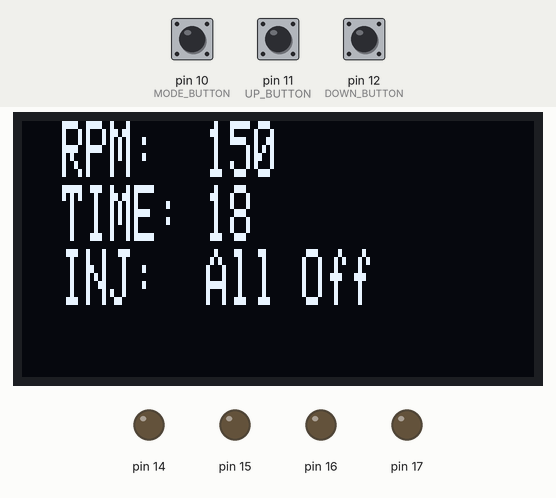
Recording of a sketch running on a simulated Arduino Uno, built with avr-gcc and run on an emulated ATmega328P. Shown: 128×64 one-colour display, output pins drawn as LEDs (lit = HIGH). Inputs (shaded band) come from the test bench; at power-on: pin 10 (MODE_BUTTON) HIGH, pin 11 (UP_BUTTON) HIGH, pin 12 (DOWN_BUTTON) HIGH.

Above: at 1.2 s.
1.3 s: pin 10 (MODE_BUTTON) pulled LOW for 0.15 s
3.0 s: pin 11 (UP_BUTTON) pulled LOW for 0.15 s
At 3.9 s:
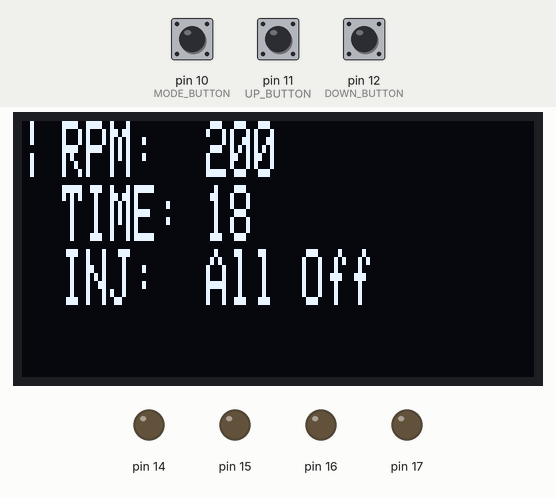
4.7 s: pin 10 (MODE_BUTTON) pulled LOW for 0.15 s
At 6.1 s:
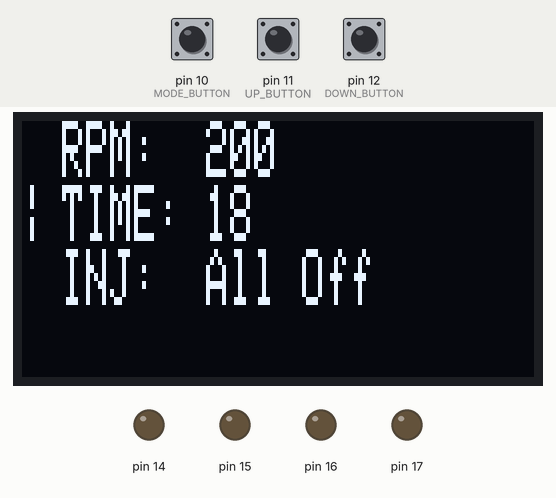
6.4 s: pin 12 (DOWN_BUTTON) pulled LOW for 0.15 s
At 7.7 s:
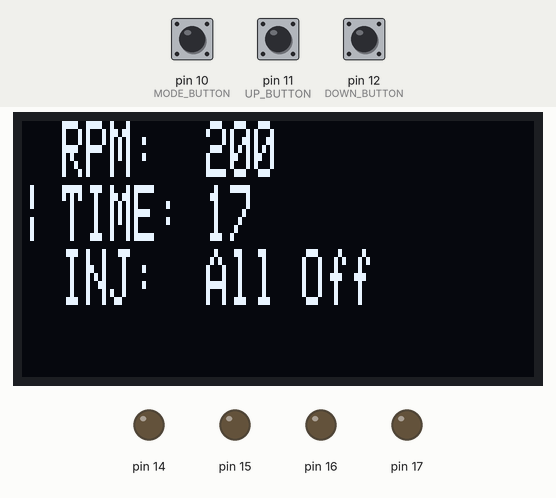
8.1 s: pin 12 (DOWN_BUTTON) pulled LOW for 0.15 s
At 9.0 s:
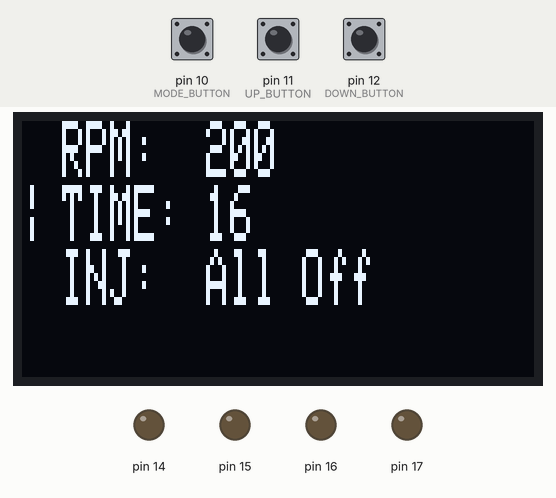
9.8 s: pin 10 (MODE_BUTTON) pulsed LOW 2 times (0.12 s each, 0.3 s apart)
At 10.16 s:
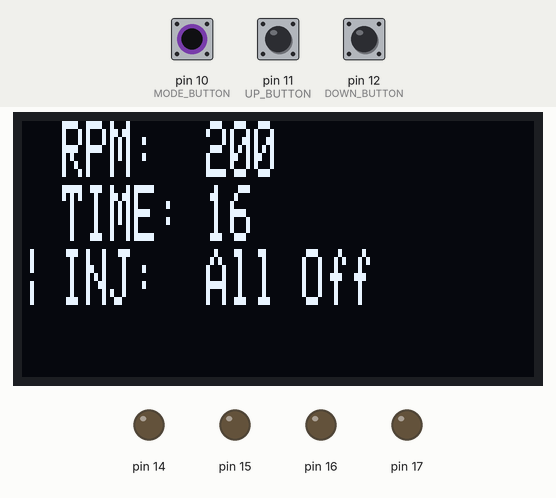
Timing chart, 0 to 12.8 s (numbered marks = the images above; inputs shaded):
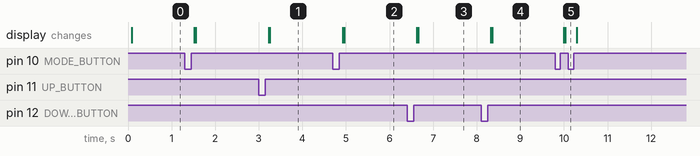

Measured:
- after the input at 3.0 s, the display: first changes after 0.23 s (image 1 shows a later state)
- after the input at 4.7 s, the display: first changes after 0.23 s (image 2 shows a later state)
- after the input at 6.4 s, the display: first changes after 0.23 s (image 3 shows a later state)
- after the input at 8.1 s, the display: first changes after 0.23 s (image 4 shows a later state)
- after the input at 9.8 s, the display: first changes after 0.20 s (image 5 shows a later state)

The sketch:

ForsunkiOled.ino
```cpp
#include "OneButton.h"
#include "Adafruit_GFX.h"
#include "Adafruit_SSD1306.h"
#include "Injector.h"


#define MODE_BUTTON 10
#define UP_BUTTON 11
#define DOWN_BUTTON 12

#define INJECTOR1 14
#define INJECTOR2 15
#define INJECTOR3 16
#define INJECTOR4 17

#define ALL_MODE 0
#define I1_MODE 1
#define I2_MODE 2
#define I3_MODE 3
#define I4_MODE 4

#define NO_SELECTION_MODE 0
#define RPM_MODE 1
#define TIME_MODE 2
#define INJ_MODE 3

#define MIN_INJ_TIME 3

OneButton buttonMode(MODE_BUTTON, true, true);
OneButton buttonUp(UP_BUTTON, true, true);
OneButton buttonDown(DOWN_BUTTON, true, true);
Adafruit_SSD1306 lcd(128, 64, &Wire, -1); // указываем размер экрана в пикселях

unsigned long startTime = millis();
int rpm = 150;
int injectionTime = 18;

Injector injector1(INJECTOR1, 0, rpm, injectionTime, startTime);
Injector injector2(INJECTOR2, 1, rpm, injectionTime, startTime);
Injector injector3(INJECTOR3, 2, rpm, injectionTime, startTime);
Injector injector4(INJECTOR4, 3, rpm, injectionTime, startTime);

int rpmDelta = 50;
int rpmDeltaMin = 10;

int injectionTimeDelta = 1;

int currentSelectMode = NO_SELECTION_MODE;
int currentInjMode = ALL_MODE;

bool isOn = false;

bool isDataDisplayed = false;

void setup() {
  Serial.begin(115200);
  //Serial.println("One Button Example with polling.");

  lcd.begin(SSD1306_SWITCHCAPVCC, 0x3C);
  // Print a message to the LCD.
  lcd.clearDisplay();
  lcd.setTextSize(1, 2);
  lcd.setTextColor(SSD1306_WHITE); // указываем цвет надписи
  lcd.display();

  buttonMode.attachClick(handleModeClick);
  buttonUp.attachClick(handleUpClick);
  buttonDown.attachClick(handleDownClick);
}

void loop() {

  buttonMode.tick();
  if(currentSelectMode != 0)
  {
    buttonUp.tick();
    buttonDown.tick();
  }

  unsigned long time = millis();

  injector1.process(time);
  injector2.process(time);
  injector3.process(time);
  injector4.process(time);

  displayData();
}

void handleModeClick()
{
  currentSelectMode = ++currentSelectMode % 4;
  isDataDisplayed = false;
}

void handleUpClick()
{
  if(currentSelectMode == NO_SELECTION_MODE)
  {
    return;
  }
  if(currentSelectMode == RPM_MODE)
  {
    if((rpm + rpmDeltaMin) <= rpmDelta)
    {
      rpm += rpmDeltaMin;
    }
    else
    {
      rpm += rpmDelta;
    }

    setRpm();
  }
  else if(currentSelectMode == TIME_MODE)
  {
    injectionTime += injectionTimeDelta;
    setInjectionTime();
  }
  else if(currentSelectMode == INJ_MODE)
  {
    currentInjMode = ++currentInjMode % 5;
  }
  isDataDisplayed = false;
}

void handleDownClick()
{
  if(currentSelectMode == NO_SELECTION_MODE)
  {
    return;
  }
  if(currentSelectMode == RPM_MODE)
  {
    if(rpm > rpmDelta)
    {
      rpm  -= rpmDelta;
      setRpm();
    }
    else if(rpm > rpmDeltaMin)
    {
      rpm  -= rpmDeltaMin;
      setRpm();
    }
  }
  else if(currentSelectMode == TIME_MODE)
  {
    if(injectionTime > MIN_INJ_TIME)
    {
      injectionTime -= injectionTimeDelta;
      setInjectionTime();
    }
  }
  else if(currentSelectMode == INJ_MODE)
  {
    setInjectionMode();
  }
  isDataDisplayed = false;
}

void setRpm()
{
  injector1.setRpm(rpm);
  injector2.setRpm(rpm);
  injector3.setRpm(rpm);
  injector4.setRpm(rpm);
}

void setInjectionTime()
{
  injector1.setInjectionTime(injectionTime);
  injector2.setInjectionTime(injectionTime);
  injector3.setInjectionTime(injectionTime);
  injector4.setInjectionTime(injectionTime);
}

void setInjectionMode()
{
  switch(currentInjMode)
  {
    case ALL_MODE:
      if(isOn)
      {
        turnOff();
      }
      else
      {
        turnOn();
      }
      break;
    case I1_MODE:
      switchInjector1();
      break;
    case I2_MODE:
      switchInjector2();
      break;
    case I3_MODE:
      switchInjector3();
      break;
    case I4_MODE:
      switchInjector4();
      break;
  }
}

void turnOn()
{
    isOn = true;
    injector1.setOn();
    injector2.setOn();
    injector3.setOn();
    injector4.setOn();
}

void turnOff()
{
    isOn = false;
    injector1.setOff();
    injector2.setOff();
    injector3.setOff();
    injector4.setOff();
}

void switchInjector1()
{
    switchInjector(&injector1);
//    injector2.setOff();
//    injector3.setOff();
//    injector4.setOff();
}

void switchInjector2()
{
//    injector1.setOff();
    switchInjector(&injector2);
//    injector3.setOff();
//    injector4.setOff();
}

void switchInjector3()
{
//    injector1.setOff();
//    injector2.setOff();
    switchInjector(&injector3);
//    injector4.setOff();
}

void switchInjector4()
{
//    injector1.setOff();
//    injector2.setOff();
//    injector3.setOff();
    switchInjector(&injector4);
}

void switchInjector(Injector* injector)
{
    Serial.println(injector->getIsOn());
    if(injector->getIsOn())
    {
      injector->setOff();
    }
    else
    {
      injector->setOn();
    }
}

void displayData()
{
  if(isDataDisplayed)
  {
    return;
  }

  lcd.clearDisplay();

  switch(currentSelectMode)
  {
    case RPM_MODE:
      blinkRpm();
      break;
    case TIME_MODE:
      blinkInjectionTime();
      break;
    case INJ_MODE:
      blinkInjectorMode();
      break;
  }
  lcd.setCursor(10, 0);
  lcd.print("RPM:  ");
  lcd.println(rpm);

  lcd.setCursor(10, 16);
  lcd.print("TIME: ");
  lcd.println(injectionTime);

  setInjectionModeDescription();

  lcd.display();

  isDataDisplayed = true;
}

void blinkRpm()
{
  lcd.setCursor(0,0);
  lcd.print("|");
  lcd.display();
}

void blinkInjectionTime()
{
  lcd.setCursor(0,16);
  lcd.print("|");
  lcd.display();
}

void blinkInjectorMode()
{
  lcd.setCursor(0,32);
  lcd.print("|");
  lcd.display();
}

void setInjectionModeDescription()
{
  lcd.setCursor(10, 32);
  lcd.print("INJ:  ");

  switch(currentInjMode)
  {
    case ALL_MODE:
      if(isOn)
      {
        lcd.println("All On");
      }
      else
      {
        lcd.println("All Off");
      }
      break;
    case I1_MODE:
      lcd.print("1");
      lcd.println(injector1.getIsOn() ? " On": " Off");
      break;
    case I2_MODE:
      lcd.print("2");
      lcd.println(injector2.getIsOn() ? " On": " Off");
      break;
    case I3_MODE:
      lcd.print("3");
      lcd.println(injector3.getIsOn() ? " On": " Off");
      break;
    case I4_MODE:
      lcd.print("4");
      lcd.println(injector4.getIsOn() ? " On": " Off");
      break;
  }
  lcd.display();
}
```

Injector.cpp
```cpp
#include "Injector.h"
#include "Arduino.h"

Injector::Injector(const int pin, const int index, const int rpm, const float injectionTime, const unsigned long startTime)
{

  _pin = pin;
  _index = index;
  _rpm = rpm;
  _injectionTime = injectionTime;
  _startTime = startTime;
  pinMode(pin, OUTPUT);
  setDelta();
}

void Injector::setRpm(const int rpm)
{
  _rpm = rpm;
  setDelta();
}

void Injector::setInjectionTime(const float injectionTime)
{
  _injectionTime = injectionTime;
}

void Injector::setDelta()
{
  _delta = 60.0 / 2.0 / (float)_rpm * 1000.0;//ms
}

void Injector:: process(unsigned long time)
{
  //Serial.println("Time:" + String(_index) + " " + String(time));

  float t = (time - _startTime) % (unsigned int)(4.0 * _delta);

  if(!isOn ||  (t >= (_delta * (float)_index + _injectionTime)))
  {
    if(isActivated)
    {
      deactivate();
    }
  }
  else if(isOn && (t >= _delta * (float)_index))
  {
    if(!isActivated)
    {
      activate();
    }
  }
}

void Injector:: activate()
{
  digitalWrite(_pin, HIGH);
  isActivated = true;
  Serial.println("Injector on: " + String(_index));
}

void Injector:: deactivate()
{
  digitalWrite(_pin, LOW);
  isActivated = false;
  Serial.println("Injector off: " + String(_index));
}

void Injector:: setOn()
{
  isOn = true;
}

void Injector:: setOff()
{
  isOn = false;
}

bool Injector:: getIsOn()
{
  return isOn;
}
```

Injector.h
```cpp
#ifndef Injector_h
#define Injector_h


class Injector
{
public:

  Injector(const int pin, const int index, const int rpm, const float injectionTime, const unsigned long startTime);

  void setRpm(const int rpm);

  void setInjectionTime(const float injectionTime);

  void setOn();

  void setOff();

  bool getIsOn();

  void process(unsigned long time);


private:

  void setDelta();

  void activate();
  void deactivate();

  int _pin;
  int _index;
  int _rpm;
  float _injectionTime;
  unsigned long _startTime;
  float _delta;
  bool isOn;
  bool isActivated;
};

#endif
```
